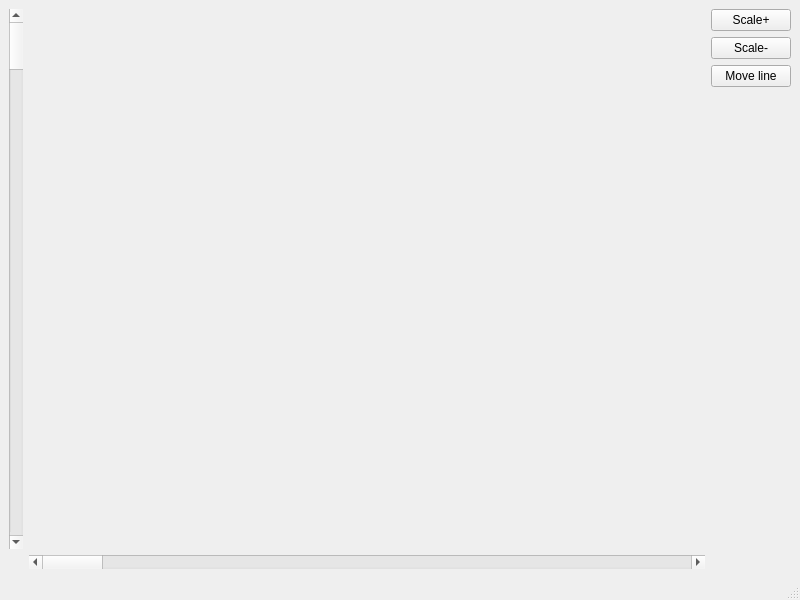
<?xml version="1.0" encoding="UTF-8"?>
<ui version="4.0">
 <class>MainWindow</class>
 <widget class="QMainWindow" name="MainWindow">
  <property name="geometry">
   <rect>
    <x>0</x>
    <y>0</y>
    <width>800</width>
    <height>600</height>
   </rect>
  </property>
  <property name="windowTitle">
   <string>PyQtGraph</string>
  </property>
  <widget class="QWidget" name="centralwidget">
   <layout class="QGridLayout" name="gridLayout">
    <item row="0" column="4">
     <layout class="QVBoxLayout" name="verticalLayout">
      <item>
       <widget class="QPushButton" name="scaleIncButton">
        <property name="text">
         <string>Scale+</string>
        </property>
       </widget>
      </item>
      <item>
       <widget class="QPushButton" name="scaleDecButton">
        <property name="sizePolicy">
         <sizepolicy hsizetype="Fixed" vsizetype="Fixed">
          <horstretch>0</horstretch>
          <verstretch>0</verstretch>
         </sizepolicy>
        </property>
        <property name="text">
         <string>Scale-</string>
        </property>
       </widget>
      </item>
      <item>
       <widget class="QPushButton" name="moveLineButton">
        <property name="text">
         <string>Move line</string>
        </property>
       </widget>
      </item>
      <item>
       <spacer name="verticalSpacer">
        <property name="orientation">
         <enum>Qt::Vertical</enum>
        </property>
        <property name="sizeHint" stdset="0">
         <size>
          <width>20</width>
          <height>40</height>
         </size>
        </property>
       </spacer>
      </item>
     </layout>
    </item>
    <item row="0" column="0">
     <widget class="QScrollBar" name="vScrollBar">
      <property name="orientation">
       <enum>Qt::Vertical</enum>
      </property>
     </widget>
    </item>
    <item row="0" column="1">
     <widget class="PlotWidget" name="pyqtgraphWidget" native="true">
      <property name="sizePolicy">
       <sizepolicy hsizetype="MinimumExpanding" vsizetype="MinimumExpanding">
        <horstretch>0</horstretch>
        <verstretch>0</verstretch>
       </sizepolicy>
      </property>
     </widget>
    </item>
    <item row="1" column="1">
     <widget class="QScrollBar" name="hScrollBar">
      <property name="orientation">
       <enum>Qt::Horizontal</enum>
      </property>
     </widget>
    </item>
   </layout>
  </widget>
  <widget class="QMenuBar" name="menubar">
   <property name="geometry">
    <rect>
     <x>0</x>
     <y>0</y>
     <width>800</width>
     <height>21</height>
    </rect>
   </property>
  </widget>
  <widget class="QStatusBar" name="statusbar"/>
 </widget>
 <customwidgets>
  <customwidget>
   <class>PlotWidget</class>
   <extends>QWidget</extends>
   <header>pyqtgraph</header>
   <container>1</container>
  </customwidget>
 </customwidgets>
 <resources/>
 <connections/>
</ui>
